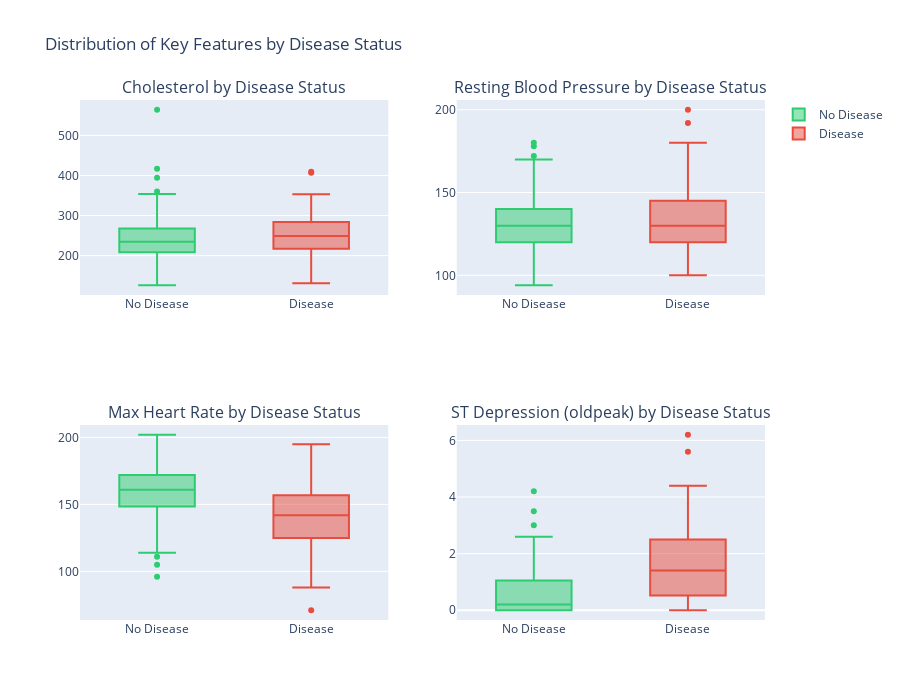

Notebook code cell kept with this figure:
### Code cell
# VISUALIZATION 2: Box Plots - Key Features by Disease Status
df_viz['Disease Status'] = df_viz['disease'].map({0: 'No Disease', 1: 'Disease'})

fig = make_subplots(rows=2, cols=2, subplot_titles=(
    'Cholesterol by Disease Status',
    'Resting Blood Pressure by Disease Status',
    'Max Heart Rate by Disease Status',
    'ST Depression (oldpeak) by Disease Status'
))

# Cholesterol
for status, color in [('No Disease', '#2ecc71'), ('Disease', '#e74c3c')]:
    data = df_viz[df_viz['Disease Status'] == status]['chol']
    fig.add_trace(go.Box(y=data, name=status, marker_color=color, showlegend=True), row=1, col=1)

# Resting Blood Pressure
for status, color in [('No Disease', '#2ecc71'), ('Disease', '#e74c3c')]:
    data = df_viz[df_viz['Disease Status'] == status]['trestbps']
    fig.add_trace(go.Box(y=data, name=status, marker_color=color, showlegend=False), row=1, col=2)

# Max Heart Rate
for status, color in [('No Disease', '#2ecc71'), ('Disease', '#e74c3c')]:
    data = df_viz[df_viz['Disease Status'] == status]['thalach']
    fig.add_trace(go.Box(y=data, name=status, marker_color=color, showlegend=False), row=2, col=1)

# ST Depression
for status, color in [('No Disease', '#2ecc71'), ('Disease', '#e74c3c')]:
    data = df_viz[df_viz['Disease Status'] == status]['oldpeak']
    fig.add_trace(go.Box(y=data, name=status, marker_color=color, showlegend=False), row=2, col=2)

fig.update_layout(
    title='Distribution of Key Features by Disease Status',
    height=700,
    width=900
)

fig.show()

### Figure 1 — Plotly figure (JSON) as saved in the notebook; plotly's stock layout.template omitted (floating-point values rounded to 4 significant figures; data arrays with more than 128 entries replaced by an {"elided": "..."} marker saying what was removed)
{"data": [{"marker": {"color": "#2ecc71"}, "name": "No Disease", "showlegend": true, "type": "box", "xaxis": "x", "y": {"elided": "164 float values"}, "yaxis": "y"}, {"marker": {"color": "#e74c3c"}, "name": "Disease", "showlegend": true, "type": "box", "xaxis": "x", "y": {"elided": "139 float values"}, "yaxis": "y"}, {"marker": {"color": "#2ecc71"}, "name": "No Disease", "showlegend": false, "type": "box", "xaxis": "x2", "y": {"elided": "164 float values"}, "yaxis": "y2"}, {"marker": {"color": "#e74c3c"}, "name": "Disease", "showlegend": false, "type": "box", "xaxis": "x2", "y": {"elided": "139 float values"}, "yaxis": "y2"}, {"marker": {"color": "#2ecc71"}, "name": "No Disease", "showlegend": false, "type": "box", "xaxis": "x3", "y": {"elided": "164 float values"}, "yaxis": "y3"}, {"marker": {"color": "#e74c3c"}, "name": "Disease", "showlegend": false, "type": "box", "xaxis": "x3", "y": {"elided": "139 float values"}, "yaxis": "y3"}, {"marker": {"color": "#2ecc71"}, "name": "No Disease", "showlegend": false, "type": "box", "xaxis": "x4", "y": {"elided": "164 float values"}, "yaxis": "y4"}, {"marker": {"color": "#e74c3c"}, "name": "Disease", "showlegend": false, "type": "box", "xaxis": "x4", "y": {"elided": "139 float values"}, "yaxis": "y4"}], "layout": {"annotations": [{"font": {"size": 16}, "showarrow": false, "text": "Cholesterol by Disease Status", "x": 0.225, "xanchor": "center", "xref": "paper", "y": 1, "yanchor": "bottom", "yref": "paper"}, {"font": {"size": 16}, "showarrow": false, "text": "Resting Blood Pressure by Disease Status", "x": 0.775, "xanchor": "center", "xref": "paper", "y": 1, "yanchor": "bottom", "yref": "paper"}, {"font": {"size": 16}, "showarrow": false, "text": "Max Heart Rate by Disease Status", "x": 0.225, "xanchor": "center", "xref": "paper", "y": 0.375, "yanchor": "bottom", "yref": "paper"}, {"font": {"size": 16}, "showarrow": false, "text": "ST Depression (oldpeak) by Disease Status", "x": 0.775, "xanchor": "center", "xref": "paper", "y": 0.375, "yanchor": "bottom", "yref": "paper"}], "height": 700, "title": {"text": "Distribution of Key Features by Disease Status"}, "width": 900, "xaxis": {"anchor": "y", "domain": [0, 0.45]}, "xaxis2": {"anchor": "y2", "domain": [0.55, 1]}, "xaxis3": {"anchor": "y3", "domain": [0, 0.45]}, "xaxis4": {"anchor": "y4", "domain": [0.55, 1]}, "yaxis": {"anchor": "x", "domain": [0.625, 1]}, "yaxis2": {"anchor": "x2", "domain": [0.625, 1]}, "yaxis3": {"anchor": "x3", "domain": [0, 0.375]}, "yaxis4": {"anchor": "x4", "domain": [0, 0.375]}}}
